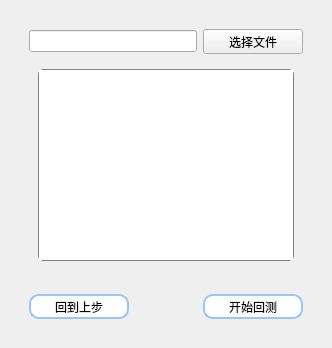
                <widget class="QWidget" name="load_data_page">
                 <layout class="QHBoxLayout" name="horizontalLayout_14">
                  <item>
                   <widget class="QWidget" name="widget_8" native="true">
                    <property name="sizePolicy">
                     <sizepolicy hsizetype="MinimumExpanding" vsizetype="MinimumExpanding">
                      <horstretch>0</horstretch>
                      <verstretch>1</verstretch>
                     </sizepolicy>
                    </property>
                    <property name="minimumSize">
                     <size>
                      <width>100</width>
                      <height>300</height>
                     </size>
                    </property>
                    <property name="maximumSize">
                     <size>
                      <width>800</width>
                      <height>1000</height>
                     </size>
                    </property>
                    <property name="sizeIncrement">
                     <size>
                      <width>0</width>
                      <height>0</height>
                     </size>
                    </property>
                    <property name="baseSize">
                     <size>
                      <width>200</width>
                      <height>1000</height>
                     </size>
                    </property>
                    <layout class="QVBoxLayout" name="verticalLayout_7">
                     <item>
                      <widget class="QWidget" name="widget_12" native="true">
                       <layout class="QGridLayout" name="gridLayout">
                        <item row="1" column="1">
                         <widget class="QPushButton" name="tick_file_btn">
                          <property name="sizePolicy">
                           <sizepolicy hsizetype="MinimumExpanding" vsizetype="Fixed">
                            <horstretch>0</horstretch>
                            <verstretch>0</verstretch>
                           </sizepolicy>
                          </property>
                          <property name="minimumSize">
                           <size>
                            <width>20</width>
                            <height>25</height>
                           </size>
                          </property>
                          <property name="maximumSize">
                           <size>
                            <width>100</width>
                            <height>25</height>
                           </size>
                          </property>
                          <property name="text">
                           <string>选择文件</string>
                          </property>
                         </widget>
                        </item>
                        <item row="1" column="0">
                         <widget class="QLineEdit" name="tick_file"/>
                        </item>
                        <item row="2" column="0" colspan="2">
                         <widget class="QWidget" name="widget_10" native="true">
                          <layout class="QHBoxLayout" name="horizontalLayout_18">
                           <item>
                            <widget class="QTableWidget" name="tick_table">
                             <property name="styleSheet">
                              <string notr="true">border: 1px solid gray;
border-radius: 5px;
padding: 0;</string>
                             </property>
                            </widget>
                           </item>
                          </layout>
                         </widget>
                        </item>
                       </layout>
                      </widget>
                     </item>
                     <item>
                      <widget class="QWidget" name="widget_9" native="true">
                       <property name="sizePolicy">
                        <sizepolicy hsizetype="MinimumExpanding" vsizetype="MinimumExpanding">
                         <horstretch>0</horstretch>
                         <verstretch>0</verstretch>
                        </sizepolicy>
                       </property>
                       <property name="minimumSize">
                        <size>
                         <width>100</width>
                         <height>30</height>
                        </size>
                       </property>
                       <property name="maximumSize">
                        <size>
                         <width>1000</width>
                         <height>50</height>
                        </size>
                       </property>
                       <layout class="QHBoxLayout" name="horizontalLayout_17">
                        <item>
                         <widget class="QPushButton" name="stage2_to_prev">
                          <property name="sizePolicy">
                           <sizepolicy hsizetype="MinimumExpanding" vsizetype="MinimumExpanding">
                            <horstretch>0</horstretch>
                            <verstretch>0</verstretch>
                           </sizepolicy>
                          </property>
                          <property name="minimumSize">
                           <size>
                            <width>100</width>
                            <height>25</height>
                           </size>
                          </property>
                          <property name="maximumSize">
                           <size>
                            <width>100</width>
                            <height>25</height>
                           </size>
                          </property>
                          <property name="layoutDirection">
                           <enum>Qt::RightToLeft</enum>
                          </property>
                          <property name="styleSheet">
                           <string notr="true">QPushButton {
border-radius: 10%; 
border: 2px solid rgb(154,197,244);
background-color: white;
}
QPushButton::hover {
background-color: rgb(154,197,244);
}
QPushButton::pressed {
background-color: white;
color: rgb(154,197,244)
}</string>
                          </property>
                          <property name="text">
                           <string>回到上步</string>
                          </property>
                         </widget>
                        </item>
                        <item>
                         <spacer name="horizontalSpacer_10">
                          <property name="orientation">
                           <enum>Qt::Horizontal</enum>
                          </property>
                          <property name="sizeHint" stdset="0">
                           <size>
                            <width>40</width>
                            <height>20</height>
                           </size>
                          </property>
                         </spacer>
                        </item>
                        <item>
                         <widget class="QPushButton" name="stage2_to_next">
                          <property name="sizePolicy">
                           <sizepolicy hsizetype="MinimumExpanding" vsizetype="MinimumExpanding">
                            <horstretch>0</horstretch>
                            <verstretch>0</verstretch>
                           </sizepolicy>
                          </property>
                          <property name="minimumSize">
                           <size>
                            <width>100</width>
                            <height>25</height>
                           </size>
                          </property>
                          <property name="maximumSize">
                           <size>
                            <width>100</width>
                            <height>25</height>
                           </size>
                          </property>
                          <property name="layoutDirection">
                           <enum>Qt::RightToLeft</enum>
                          </property>
                          <property name="styleSheet">
                           <string notr="true">QPushButton {
border-radius: 10%; 
border: 2px solid rgb(154,197,244);
background-color: white;
}
QPushButton::hover {
background-color: rgb(154,197,244);
}
QPushButton::pressed {
background-color: white;
color: rgb(154,197,244)
}</string>
                          </property>
                          <property name="text">
                           <string>开始回测</string>
                          </property>
                          <property name="icon">
                           <iconset resource="../assets/resources.qrc">
                            <normaloff>:/create/to_right.svg</normaloff>:/create/to_right.svg</iconset>
                          </property>
                         </widget>
                        </item>
                       </layout>
                      </widget>
                     </item>
                    </layout>
                   </widget>
                  </item>
                 </layout>
                </widget>
